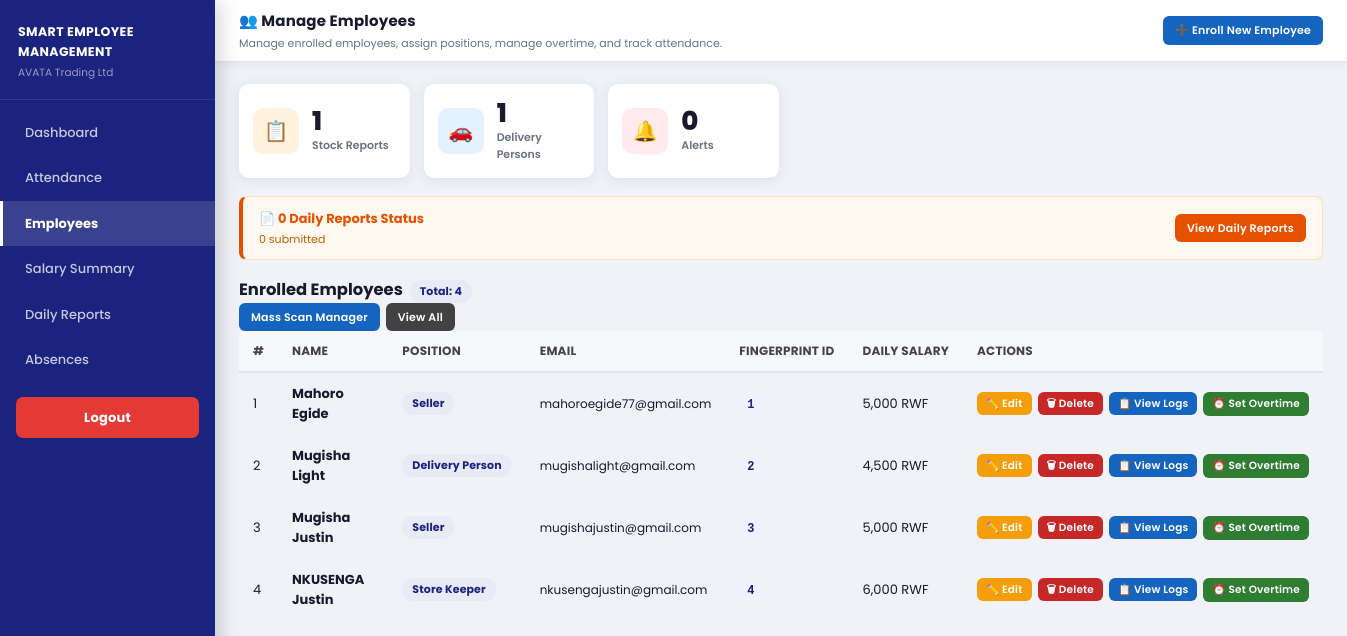
Screenshot of /admin/employees.php (signed in) with the database file from the repository.
### tables this page shows
CREATE TABLE `employee` (
  `id` int(11) NOT NULL,
  `fingerprintId` int(11) DEFAULT NULL,
  `name` varchar(191) NOT NULL,
  `position` varchar(191) DEFAULT NULL,
  `salaryRatePerDay` double DEFAULT 10,
  `dailySalesTarget` double DEFAULT 500,
  `email` varchar(191) DEFAULT NULL,
  `loginOtp` varchar(10) DEFAULT NULL,
  `loginOtpExpiresAt` datetime DEFAULT NULL,
  `createdAt` datetime DEFAULT current_timestamp(),
  `updatedAt` datetime DEFAULT current_timestamp() ON UPDATE current_timestamp()
);

### config.php (called while the page is built, shortened)
<?php
function db(){
    static $c=null;
    if($c) return $c;
    $c=new mysqli(DB_HOST,DB_USER,DB_PASS,DB_NAME);
    $c->set_charset('utf8mb4');
    return $c;
}
function esc($s){ return htmlspecialchars((string)$s,ENT_QUOTES,'UTF-8'); }
function row($sql){ $r=db()->query($sql); return $r?$r->fetch_assoc():null; }
function val($sql){ $r=row($sql); return $r?reset($r):0; }
function rwf($amount){ return number_format((float)$amount,0,'.',',').' RWF'; }
?>

### admin/employees.php (the view, shortened to what this page needs)
<?php
require_once '../config.php'; authAdmin();
$rptPend = val("SELECT COUNT(*) FROM dailyreport WHERE justificationStatus='pending'");
$absPend = val("SELECT COUNT(*) FROM absencerequest WHERE statusId='pending'");
$delivery= val("SELECT COUNT(*) FROM employee WHERE position='Delivery Person'");
$emps    = db()->query("SELECT * FROM employee ORDER BY id");
?>
<!DOCTYPE html>
<html lang="en">
<head>
<link rel="stylesheet" href="../assets/css/style.css">
</head>
<body>
<div class="layout">
  <?php include '_sb.php'; ?>
  <div class="main">
    <div class="topbar">
      <div class="topbar-left">
        <h1>👥 Manage Employees</h1>
        <div class="sub-info">Manage enrolled employees, assign positions, manage overtime, and track attendance.</div>
      </div>
      <div class="topbar-right">
        <button class="btn btn-blue btn-sm" onclick="openModal('addModal')">➕ Enroll New Employee</button>
      </div>
    </div>
    <div class="page">
      <div class="stats-row" style="grid-template-columns:repeat(3,1fr);max-width:540px;">
        <div class="stat-card"><div class="stat-icon ic-orange">📋</div><div class="stat-info"><h3>1</h3><p>Stock Reports</p></div></div>
        <div class="stat-card"><div class="stat-icon ic-blue">🚗</div><div class="stat-info"><h3><?= $delivery ?></h3><p>Delivery Persons</p></div></div>
        <div class="stat-card"><div class="stat-icon ic-red">🔔</div><div class="stat-info"><h3><?= $absPend ?></h3><p>Alerts</p></div></div>
      </div>
      <div class="pend-bar">
        <div class="pb-left"><h4>📄 <?= $rptPend ?> Daily Reports Status</h4><p><?= $rptPend ?> submitted</p></div>
        <a href="reports.php" class="btn btn-orange btn-sm">View Daily Reports</a>
      </div>
      <div class="card mb0">
        <div class="card-head">
          <h3>Enrolled Employees &nbsp;<span class="tag tag-navy">Total: <?= $emps->num_rows ?></span></h3>
          <div class="flex gap6">
            <a href="attendance.php" class="btn btn-blue btn-sm">Mass Scan Manager</a>
            <a href="employees.php"  class="btn btn-gray btn-sm">View All</a>
          </div>
        </div>
        <div class="card-body-0">
          <div class="tbl-wrap">
            <table>
              <thead>
                <tr><th>#</th><th>Name</th><th>Position</th><th>Email</th><th>Fingerprint ID</th><th>Daily Salary</th><th>Actions</th></tr>
              </thead>
              <tbody>
              <?php $i=1;while($e=$emps->fetch_assoc()): ?>
              <tr>
                <td><?= $i++ ?></td>
                <td><strong><?= esc($e['name']) ?></strong></td>
                <td><span class="tag tag-navy"><?= esc($e['position']) ?></span></td>
                <td style="font-size:12px;"><?= esc($e['email']) ?></td>
                <td><code><?= $e['fingerprintId'] ?></code></td>
                <td><?= rwf($e['salaryRatePerDay']) ?></td>
                <td>
                  <div class="flex gap6" style="flex-wrap:wrap;">
                    <div class="flex gap6" style="flex-wrap:nowrap;">
                      <a href="edit_emp.php?id=<?= $e['id'] ?>" class="btn btn-xs" style="background:#f59e0b;color:#fff;">✏️ Edit</a>
                      <a href="?del=<?= $e['id'] ?>" class="btn btn-red btn-xs" onclick="return confirm('Delete <?= esc($e['name']) ?>?')">🗑 Delete</a>
                      <a href="emp_logs.php?id=<?= $e['id'] ?>" class="btn btn-xs" style="background:#1565c0;color:#fff;">📋 View Logs</a>
                      <button class="btn btn-xs" style="background:#2e7d32;color:#fff;" onclick="openOT(<?= $e['id'] ?>,'<?= esc($e['name']) ?>')">⏰ Set Overtime</button>
                    </div>
                  </div>
                </td>
              </tr>
              <?php endwhile; ?>
              </tbody>
            </table>
          </div>
        </div>
      </div>
    </div>
  </div>
</div>
</body>
</html>

### rows the page displays
employee: name "Mahoro Egide", position "Seller", email "mahoroegide77@gmail.com", fingerprintId "1", salaryRatePerDay "5,000 RWF"
employee: name "Mugisha Light", position "Delivery Person", email "mugishalight@gmail.com", fingerprintId "2", salaryRatePerDay "4,500 RWF"
employee: name "Mugisha Justin", position "Seller", email "mugishajustin@gmail.com", fingerprintId "3", salaryRatePerDay "5,000 RWF"
employee: name "NKUSENGA Justin", position "Store Keeper", email "nkusengajustin@gmail.com", fingerprintId "4", salaryRatePerDay "6,000 RWF"

### other values shown
$delivery "1"
$absPend "0"
$rptPend "0"
$emps->num_rows "4"
